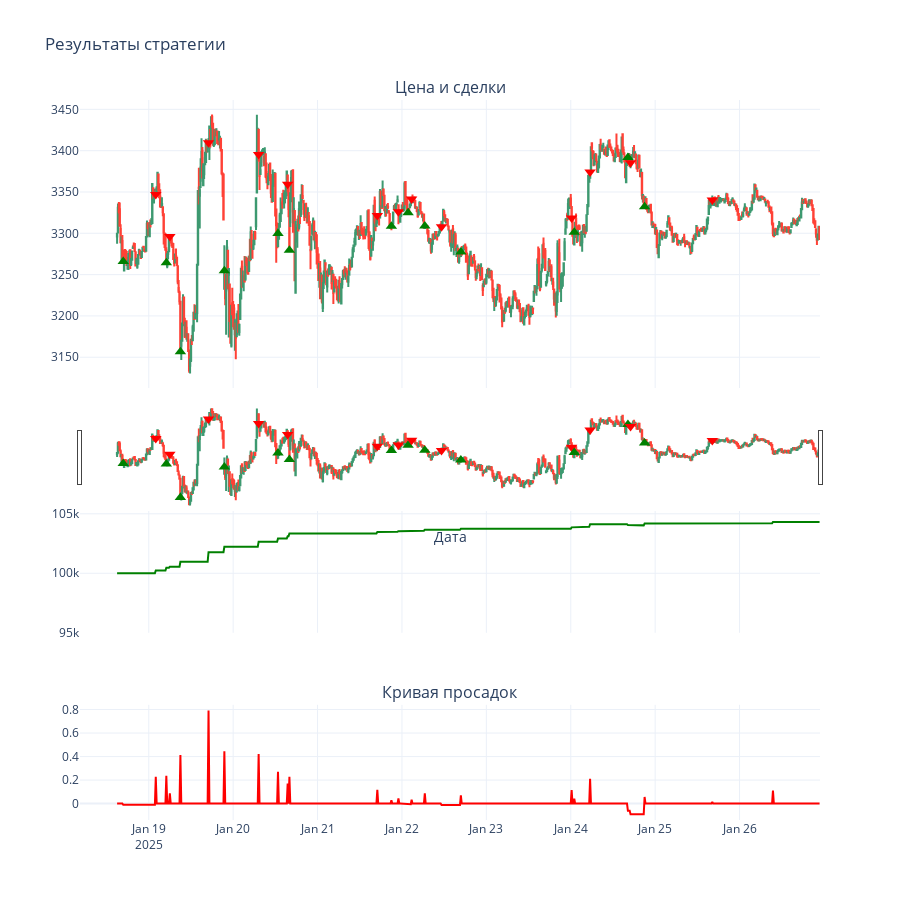

Source (notebook cell):
### Code cell
bt = StrategyTester(X_trade_signal, initial_balance=100000, position_size=0.1)

# Запускаем бэктест
bt.run()
stats = bt.calculate_stats()
StrategyTester.display_stats(stats)

bt.plot()

### Figure 1 — Plotly figure (JSON) as saved in the notebook; plotly's stock layout.template omitted (floating-point values rounded to 4 significant figures; data arrays with more than 128 entries replaced by an {"elided": "..."} marker saying what was removed)
{"data": [{"close": {"elided": "800 float values"}, "high": {"elided": "800 float values"}, "low": {"elided": "800 float values"}, "name": "Цена", "open": {"elided": "800 float values"}, "type": "candlestick", "x": {"elided": "800 str values"}, "xaxis": "x", "yaxis": "y"}, {"marker": {"color": "green", "size": 10, "symbol": "triangle-up"}, "mode": "markers", "name": "Сделка", "type": "scatter", "x": ["2025-01-18T16:45:00"], "xaxis": "x", "y": [3266.0], "yaxis": "y"}, {"marker": {"color": "red", "size": 10, "symbol": "triangle-down"}, "mode": "markers", "name": "Сделка", "type": "scatter", "x": ["2025-01-19T02:00:00"], "xaxis": "x", "y": [3347.0], "yaxis": "y"}, {"marker": {"color": "green", "size": 10, "symbol": "triangle-up"}, "mode": "markers", "name": "Сделка", "type": "scatter", "x": ["2025-01-19T05:00:00"], "xaxis": "x", "y": [3264.0], "yaxis": "y"}, {"marker": {"color": "red", "size": 10, "symbol": "triangle-down"}, "mode": "markers", "name": "Сделка", "type": "scatter", "x": ["2025-01-19T06:00:00"], "xaxis": "x", "y": [3296.0], "yaxis": "y"}, {"marker": {"color": "green", "size": 10, "symbol": "triangle-up"}, "mode": "markers", "name": "Сделка", "type": "scatter", "x": ["2025-01-19T09:00:00"], "xaxis": "x", "y": [3157.0], "yaxis": "y"}, {"marker": {"color": "red", "size": 10, "symbol": "triangle-down"}, "mode": "markers", "name": "Сделка", "type": "scatter", "x": ["2025-01-19T17:00:00"], "xaxis": "x", "y": [3410.0], "yaxis": "y"}, {"marker": {"color": "green", "size": 10, "symbol": "triangle-up"}, "mode": "markers", "name": "Сделка", "type": "scatter", "x": ["2025-01-19T21:30:00"], "xaxis": "x", "y": [3255.0], "yaxis": "y"}, {"marker": {"color": "red", "size": 10, "symbol": "triangle-down"}, "mode": "markers", "name": "Сделка", "type": "scatter", "x": ["2025-01-20T07:15:00"], "xaxis": "x", "y": [3395.0], "yaxis": "y"}, {"marker": {"color": "green", "size": 10, "symbol": "triangle-up"}, "mode": "markers", "name": "Сделка", "type": "scatter", "x": ["2025-01-20T12:45:00"], "xaxis": "x", "y": [3300.0], "yaxis": "y"}, {"marker": {"color": "red", "size": 10, "symbol": "triangle-down"}, "mode": "markers", "name": "Сделка", "type": "scatter", "x": ["2025-01-20T15:30:00"], "xaxis": "x", "y": [3359.0], "yaxis": "y"}, {"marker": {"color": "green", "size": 10, "symbol": "triangle-up"}, "mode": "markers", "name": "Сделка", "type": "scatter", "x": ["2025-01-20T16:00:00"], "xaxis": "x", "y": [3279.0], "yaxis": "y"}, {"marker": {"color": "red", "size": 10, "symbol": "triangle-down"}, "mode": "markers", "name": "Сделка", "type": "scatter", "x": ["2025-01-21T17:00:00"], "xaxis": "x", "y": [3321.0], "yaxis": "y"}, {"marker": {"color": "green", "size": 10, "symbol": "triangle-up"}, "mode": "markers", "name": "Сделка", "type": "scatter", "x": ["2025-01-21T21:00:00"], "xaxis": "x", "y": [3308.0], "yaxis": "y"}, {"marker": {"color": "red", "size": 10, "symbol": "triangle-down"}, "mode": "markers", "name": "Сделка", "type": "scatter", "x": ["2025-01-21T23:00:00"], "xaxis": "x", "y": [3326.0], "yaxis": "y"}, {"marker": {"color": "green", "size": 10, "symbol": "triangle-up"}, "mode": "markers", "name": "Сделка", "type": "scatter", "x": ["2025-01-22T01:45:00"], "xaxis": "x", "y": [3325.0], "yaxis": "y"}, {"marker": {"color": "red", "size": 10, "symbol": "triangle-down"}, "mode": "markers", "name": "Сделка", "type": "scatter", "x": ["2025-01-22T02:45:00"], "xaxis": "x", "y": [3341.0], "yaxis": "y"}, {"marker": {"color": "green", "size": 10, "symbol": "triangle-up"}, "mode": "markers", "name": "Сделка", "type": "scatter", "x": ["2025-01-22T06:30:00"], "xaxis": "x", "y": [3309.0], "yaxis": "y"}, {"marker": {"color": "red", "size": 10, "symbol": "triangle-down"}, "mode": "markers", "name": "Сделка", "type": "scatter", "x": ["2025-01-22T11:15:00"], "xaxis": "x", "y": [3308.0], "yaxis": "y"}, {"marker": {"color": "green", "size": 10, "symbol": "triangle-up"}, "mode": "markers", "name": "Сделка", "type": "scatter", "x": ["2025-01-22T16:45:00"], "xaxis": "x", "y": [3277.0], "yaxis": "y"}, {"marker": {"color": "red", "size": 10, "symbol": "triangle-down"}, "mode": "markers", "name": "Сделка", "type": "scatter", "x": ["2025-01-24T00:15:00"], "xaxis": "x", "y": [3319.0], "yaxis": "y"}, {"marker": {"color": "green", "size": 10, "symbol": "triangle-up"}, "mode": "markers", "name": "Сделка", "type": "scatter", "x": ["2025-01-24T01:00:00"], "xaxis": "x", "y": [3301.0], "yaxis": "y"}, {"marker": {"color": "red", "size": 10, "symbol": "triangle-down"}, "mode": "markers", "name": "Сделка", "type": "scatter", "x": ["2025-01-24T05:30:00"], "xaxis": "x", "y": [3374.0], "yaxis": "y"}, {"marker": {"color": "green", "size": 10, "symbol": "triangle-up"}, "mode": "markers", "name": "Сделка", "type": "scatter", "x": ["2025-01-24T16:15:00"], "xaxis": "x", "y": [3392.0], "yaxis": "y"}, {"marker": {"color": "red", "size": 10, "symbol": "triangle-down"}, "mode": "markers", "name": "Сделка", "type": "scatter", "x": ["2025-01-24T17:00:00"], "xaxis": "x", "y": [3385.0], "yaxis": "y"}, {"marker": {"color": "green", "size": 10, "symbol": "triangle-up"}, "mode": "markers", "name": "Сделка", "type": "scatter", "x": ["2025-01-24T21:00:00"], "xaxis": "x", "y": [3332.0], "yaxis": "y"}, {"marker": {"color": "red", "size": 10, "symbol": "triangle-down"}, "mode": "markers", "name": "Сделка", "type": "scatter", "x": ["2025-01-25T16:15:00"], "xaxis": "x", "y": [3340.0], "yaxis": "y"}, {"line": {"color": "green", "width": 2}, "mode": "lines", "name": "Капитал", "type": "scatter", "x": {"elided": "800 str values"}, "xaxis": "x2", "y": {"elided": "800 float values"}, "yaxis": "y2"}, {"line": {"color": "red", "width": 2}, "mode": "lines", "name": "Просадка", "type": "scatter", "x": {"elided": "800 str values"}, "xaxis": "x3", "y": {"elided": "800 float values"}, "yaxis": "y3"}], "layout": {"annotations": [{"font": {"size": 16}, "showarrow": false, "text": "Цена и сделки", "x": 0.5, "xanchor": "center", "xref": "paper", "y": 1, "yanchor": "bottom", "yref": "paper"}, {"font": {"size": 16}, "showarrow": false, "text": "Кривая капитала", "x": 0.5, "xanchor": "center", "xref": "paper", "y": 0.5, "yanchor": "bottom", "yref": "paper"}, {"font": {"size": 16}, "showarrow": false, "text": "Кривая просадок", "x": 0.5, "xanchor": "center", "xref": "paper", "y": 0.16, "yanchor": "bottom", "yref": "paper"}], "height": 900, "showlegend": false, "title": {"text": "Результаты стратегии"}, "xaxis": {"anchor": "y", "domain": [0, 1], "matches": "x3", "showticklabels": false, "title": {"text": "Дата"}}, "xaxis2": {"anchor": "y2", "domain": [0, 1], "matches": "x3", "showticklabels": false}, "xaxis3": {"anchor": "y3", "domain": [0, 1]}, "yaxis": {"anchor": "x", "domain": [0.6, 1]}, "yaxis2": {"anchor": "x2", "domain": [0.26, 0.5], "range": [94990.0, 109500.0]}, "yaxis3": {"anchor": "x3", "domain": [0, 0.16]}}}
